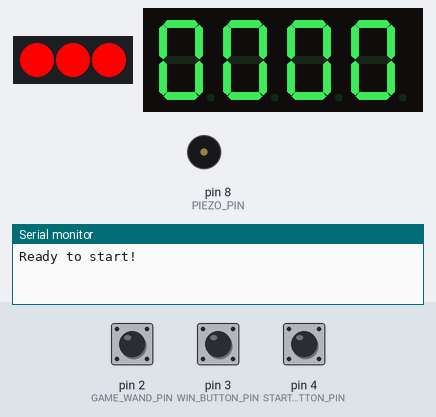
The sketch below on a simulated Arduino Uno, built with avr-gcc and run on an emulated ATmega328P. On the bench: 3 RGB LEDs in strip order, left to right, 4-digit seven-segment display, buzzer (waves = sounding), the last lines printed to the serial monitor. The test bench sets the inputs (shaded band); at power-on: pin 4 (START_BUTTON_PIN) HIGH, pin 3 (WIN_BUTTON_PIN) HIGH, pin 2 (GAME_WAND_PIN) HIGH.

Above: at 1.2 s.
1.3 s: pin 4 (START_BUTTON_PIN) pulled LOW for 0.15 s
At 1.51 s:
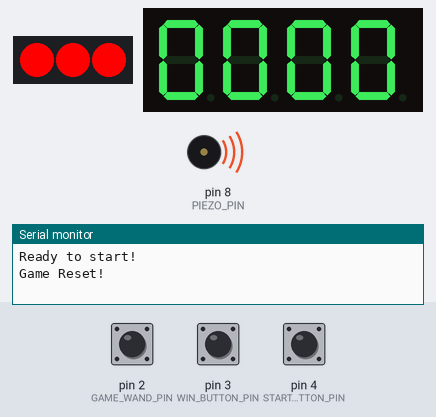
3.2 s: pin 3 (WIN_BUTTON_PIN) pulled LOW for 0.15 s
At 4.45 s:
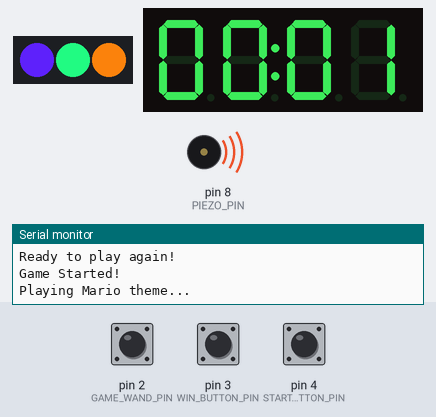
5.1 s: pin 4 (START_BUTTON_PIN) pulled LOW for 3.2 s
At 9.5 s:
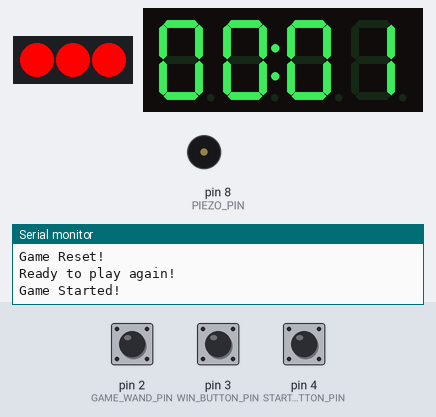
9.8 s: pin 2 (GAME_WAND_PIN) pulled LOW for 0.15 s
At 11.4 s:
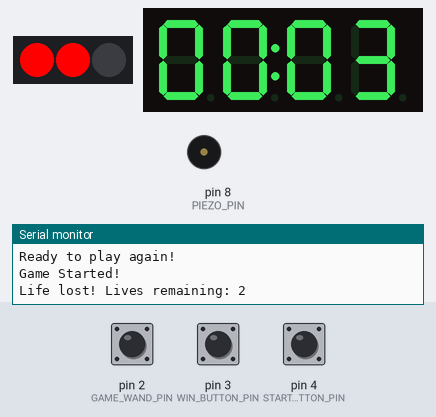
11.9 s: pin 2 (GAME_WAND_PIN) pulled LOW for 1 s
At 12.7 s:
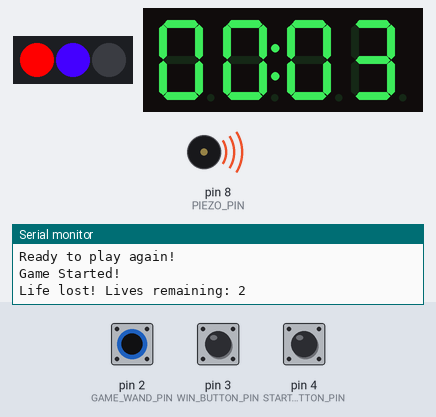
14.4 s: pin 2 (GAME_WAND_PIN) pulled LOW for 0.15 s
At 16.3 s:
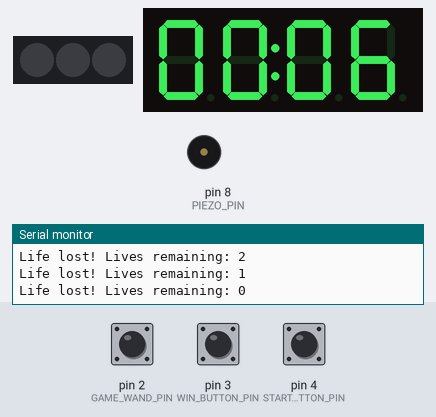
Timing chart, 0 to 17.5 s (numbered marks = the images above; inputs shaded):
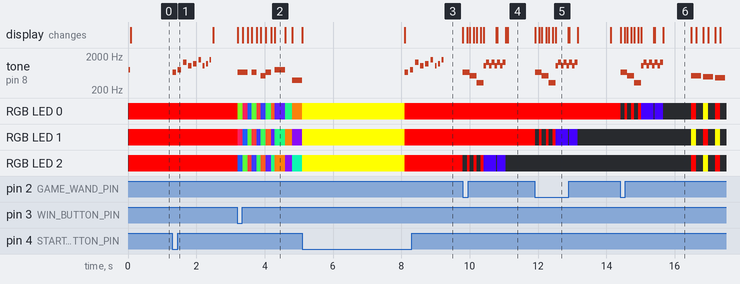

Measured:
- after the input at 1.3 s, tone on pin 8 (PIEZO_PIN): plays 659 Hz for 0.10 s, 784 Hz for 0.10 s, 1319 Hz for 0.10 s, 1047 Hz for 0.10 s, 1175 Hz for 0.10 s, 1568 Hz for 0.08 s … (9 notes in this stretch), starting at once
- after the input at 3.2 s, tone on pin 8 (PIEZO_PIN): plays 659 Hz for 0.30 s, 659 Hz for 0.15 s, 523 Hz for 0.15 s, 659 Hz for 0.15 s, 784 Hz for 0.30 s, 392 Hz for 0.30 s, starting at once
- after the input at 9.8 s, tone on pin 8 (PIEZO_PIN): plays 659 Hz for 0.20 s, 523 Hz for 0.20 s, 330 Hz for 0.20 s, 1047 Hz for 0.08 s, 1319 Hz for 0.08 s, 1047 Hz for 0.08 s … (11 notes in this stretch), starting at once
- after the input at 11.9 s, tone on pin 8 (PIEZO_PIN): plays 659 Hz for 0.20 s, 523 Hz for 0.20 s, 330 Hz for 0.20 s, 1047 Hz for 0.08 s, 1319 Hz for 0.08 s, 1047 Hz for 0.08 s … (11 notes in this stretch), starting at once
- after the input at 14.4 s, tone on pin 8 (PIEZO_PIN): plays 659 Hz for 0.20 s, 523 Hz for 0.20 s, 330 Hz for 0.20 s, 1047 Hz for 0.08 s, 1319 Hz for 0.08 s, 1047 Hz for 0.08 s … (14 notes in this stretch), starting at once
- what the display in image 6 shows lasts 0.8 s, from 15.7 s to 16.5 s

The sketch:

buzz-game-neopixel.ino
```cpp
#include <TM1637Display.h>
#include <Adafruit_NeoPixel.h>

// ----------- TM1637 Display -----------
#define TM_CLK 9
#define TM_DIO 10
TM1637Display display(TM_CLK, TM_DIO);

// ----------- NeoPixel Setup -----------
#define NEOPIXEL_PIN 6
#define NUM_PIXELS 3
Adafruit_NeoPixel pixels(NUM_PIXELS, NEOPIXEL_PIN, NEO_GRB + NEO_KHZ800);

// ----------- Sounds -----------
#define PIEZO_PIN 8

// ----------- Game Inputs -----------
#define GAME_WAND_PIN 2
#define WIN_BUTTON_PIN 3
#define START_BUTTON_PIN 4

// ----------- Constants -----------
const int INITIAL_LIVES = 3;
const unsigned long DEBOUNCE_DELAY = 1000;

// ----------- Mario Theme -----------
const int MARIO_THEME_FREQ[] = {
  659, 659, 0, 659, 0, 523, 659, 0, 784, 0, 392
};
const int MARIO_THEME_DUR[] = {
  150, 150, 110, 150, 110, 150, 150, 110, 300, 200, 300
};

// ----------- Sounds -----------
const int LIFE_LOST_FREQ[] = {659, 523, 330};

const int GAME_OVER_FREQ[] = {523, 494, 466, 440, 415, 392};
const int GAME_OVER_DURATIONS[] = {300, 300, 300, 300, 400, 800};

const int GAME_START_FREQ[] = {659, 784, 1319, 1047, 1175, 1568, 1047, 1175, 1568};
const int GAME_START_DURATIONS[] = {100, 100, 100, 100, 100, 80, 50, 50,50};

const int LIFE_LOST_TONE_DURATION = 200;
const int LIFE_LOST_LED_ON_DELAY = 120;
const int LIFE_LOST_LED_OFF_DELAY = 80;

// ----------- Colors -----------
uint32_t COLOR_HEART   = 0xFF0000;
uint32_t COLOR_OFF     = 0x000000;
uint32_t COLOR_YELLOW  = 0xFFFF00;

// ----------- Game State -----------
int lives = INITIAL_LIVES;
bool lastButtonState = HIGH;
unsigned long lastDebounceTime = 0;

bool gameRunning = false;
bool gameOverState = false;
unsigned long gameStartTime = 0;
unsigned long gameEndTime = 0;

void setup() {
  Serial.begin(9600);

  pixels.begin();
  pixels.show();
  for (int i = 0; i < NUM_PIXELS; i++) {
    pixels.setPixelColor(i, COLOR_HEART);
  }
  pixels.show();

  pinMode(GAME_WAND_PIN, INPUT_PULLUP);
  pinMode(START_BUTTON_PIN, INPUT_PULLUP);
  pinMode(WIN_BUTTON_PIN, INPUT_PULLUP);

  pinMode(PIEZO_PIN, OUTPUT);

  display.setBrightness(0x0f);
  display.clear();

  tone(PIEZO_PIN, 800, 40);
  delay(60);
  noTone(PIEZO_PIN);

  Serial.println("Ready to start!");
}

void loop() {
  if (!gameRunning) {
    if (gameOverState) {
      // Don't clear the display, just wait for the start sensor
      if (digitalRead(START_BUTTON_PIN) == LOW) {
        gameRunning = true;
        gameStartTime = millis();
        resetGame();
        Serial.println("Game Started!");
        gameOverState = false;
      }
    } else {
      display.showNumberDec(0, true, 4, 0);
      if (digitalRead(START_BUTTON_PIN) == LOW) {
        gameRunning = true;
        gameStartTime = millis();
        resetGame();
        Serial.println("Game Started!");
      }
    }
    return;
  }

  unsigned long now = millis();
  int elapsed = (now - gameStartTime) / 1000;

  // Update lives display
  for (int i = 0; i < NUM_PIXELS; i++) {
    if (i < lives)
      pixels.setPixelColor(i, COLOR_HEART);
    else
      pixels.setPixelColor(i, COLOR_OFF);
  }
  pixels.show();

  // Show elapsed time in seconds
  display.showNumberDecEx(elapsed, 0b01000000, true, 4, 0);

  // Lose life if wand touches buzz wire
  if (gameRunning && checkWandTouch()) {
    if (lives > 0) {
      loseLife();
      lives--;
      Serial.print("Life lost! Lives remaining: ");
      Serial.println(lives);

      if (lives == 0) {
        delay(800);
        gameEndTime = millis();
        showFinalTime();
        gameOver();

        gameRunning = false;
        gameOverState = true;
      }
    }
  }

  // Win sensor
  if (gameRunning && digitalRead(WIN_BUTTON_PIN) == LOW) {
    gameEndTime = millis();
    playMario();

    for (int i = 0; i < NUM_PIXELS; i++) {
      pixels.setPixelColor(i, COLOR_YELLOW);
    }
    pixels.show();
    delay(3000);

    gameRunning = false;
    gameOverState = true;
  }
}

void showFinalTime() {
  unsigned long finalTime = (gameEndTime - gameStartTime) / 1000;
  Serial.print("Final Time: ");
  Serial.println(finalTime);
  display.showNumberDecEx(finalTime, 0b01000000, true, 4, 0);
}

void playMario() {
  Serial.println("Playing Mario theme...");
  int nNotes = sizeof(MARIO_THEME_FREQ) / sizeof(MARIO_THEME_FREQ[0]);

  for (int i = 0; i < nNotes; i++) {
    for (int j = 0; j < NUM_PIXELS; j++) {
      uint32_t color = pixels.Color(
        (uint8_t)(sin((i + j) * 2.0) * 127 + 128),
        (uint8_t)(sin((i + j) * 2.0 + 2) * 127 + 128),
        (uint8_t)(sin((i + j) * 2.0 + 4) * 127 + 128)
      );
      pixels.setPixelColor(j, color);
    }
    pixels.show();

    if (MARIO_THEME_FREQ[i] > 0)
      tone(PIEZO_PIN, MARIO_THEME_FREQ[i], MARIO_THEME_DUR[i]);
    delay(MARIO_THEME_DUR[i]);
    noTone(PIEZO_PIN);
  }
}

bool checkWandTouch() {
  bool currentButtonState = digitalRead(GAME_WAND_PIN);
  unsigned long currentTime = millis();

  if (currentButtonState == LOW && lastButtonState == HIGH &&
      (currentTime - lastDebounceTime > DEBOUNCE_DELAY)) {
    lastDebounceTime = currentTime;
    lastButtonState = currentButtonState;
    return true;
  }

  if (currentButtonState != lastButtonState)
    lastButtonState = currentButtonState;

  return false;
}

void loseLife() {
  int ledIndex = lives - 1;
  for (int i = 0; i < NUM_PIXELS; i++) {
    tone(PIEZO_PIN, LIFE_LOST_FREQ[i], LIFE_LOST_TONE_DURATION);
    pixels.setPixelColor(ledIndex, COLOR_OFF);
    pixels.show();
    delay(LIFE_LOST_LED_ON_DELAY);
    pixels.setPixelColor(ledIndex, COLOR_HEART);
    pixels.show();
    delay(LIFE_LOST_LED_OFF_DELAY);
  }

  int tinkle[] = {1047, 1319};
  for (int i = 0; i < 8; i++) {
      tone(PIEZO_PIN, tinkle[i % 2], 150);
      pixels.setPixelColor(ledIndex, 0x4400FF);
      pixels.show();
      delay(50);
      pixels.setPixelColor(ledIndex, COLOR_OFF);
      pixels.show();
      delay(30);
  }

  pixels.setPixelColor(ledIndex, COLOR_OFF);
  pixels.show();
  noTone(PIEZO_PIN);
}

void gameOver() {
  Serial.println("Game Over!");
  for (int i = 0; i < 6; i++) {
    for (int j = 0; j < NUM_PIXELS; j++) {
      if ((i + j) % 2 == 0) pixels.setPixelColor(j, COLOR_HEART);
      else pixels.setPixelColor(j, COLOR_YELLOW);
    }
    pixels.show();
    tone(PIEZO_PIN, GAME_OVER_FREQ[i], GAME_OVER_DURATIONS[i]);
    delay(GAME_OVER_DURATIONS[i] / 2);

    for (int j = 0; j < NUM_PIXELS; j++) {
      pixels.setPixelColor(j, COLOR_OFF);
    }
    pixels.show();
    delay(GAME_OVER_DURATIONS[i] / 2 + 50);
  }
  noTone(PIEZO_PIN);
}

void resetGame() {
  Serial.println("Game Reset!");
  lives = INITIAL_LIVES;

  for (int i = 0; i < NUM_PIXELS; i++) {
    pixels.setPixelColor(i, COLOR_HEART);
  }
  pixels.show();

  int nNotes = sizeof(GAME_START_FREQ) / sizeof(GAME_START_FREQ[0]);
  for (int i = 0; i < nNotes; i++) {
    tone(PIEZO_PIN, GAME_START_FREQ[i], GAME_START_DURATIONS[i]);
    delay(GAME_START_DURATIONS[i] + 50);
  }

  noTone(PIEZO_PIN);
  pixels.show();

  Serial.println("Ready to play again!");
}
```
